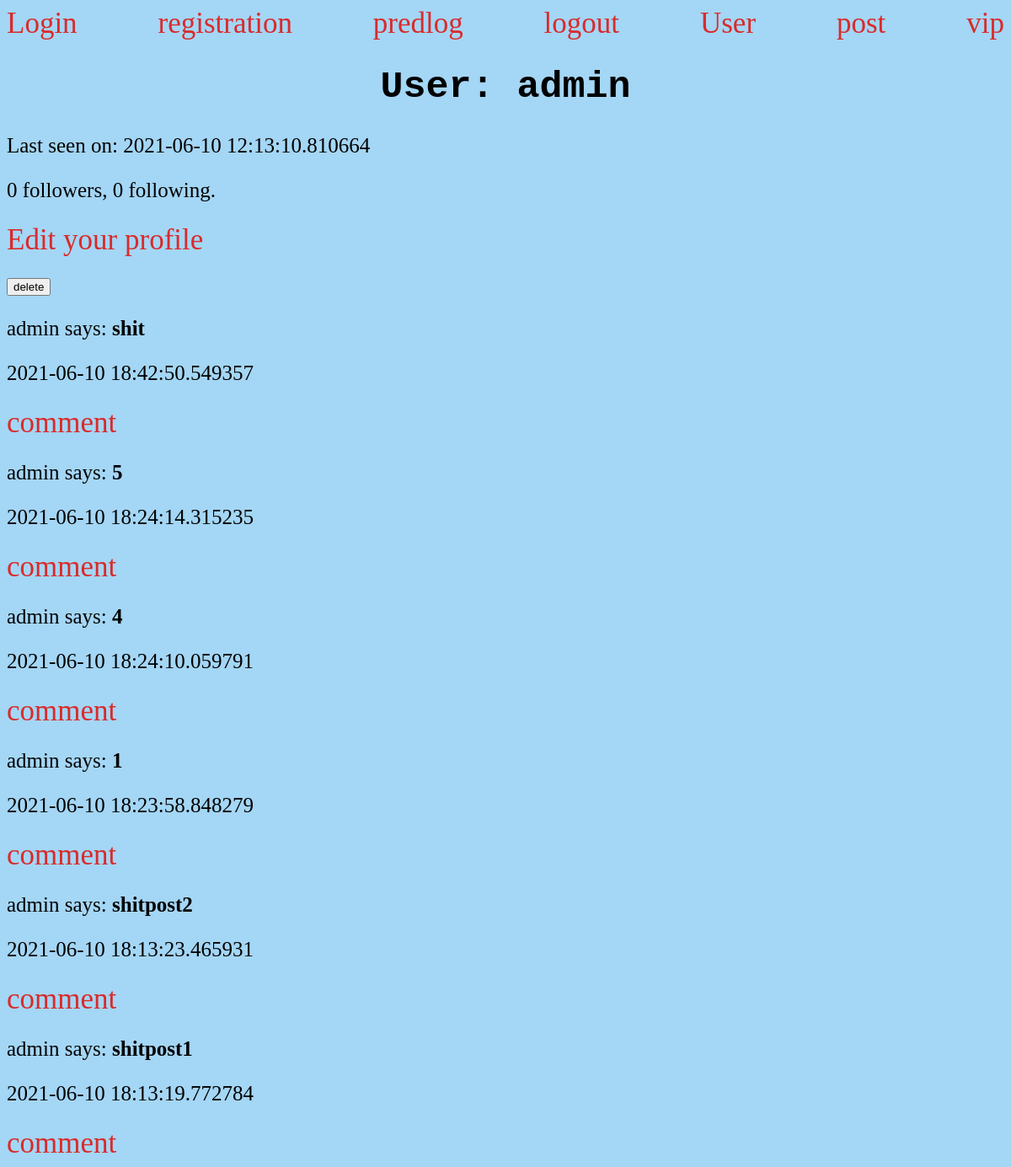
The page /user/admin (signed in) on the database as committed earlier.
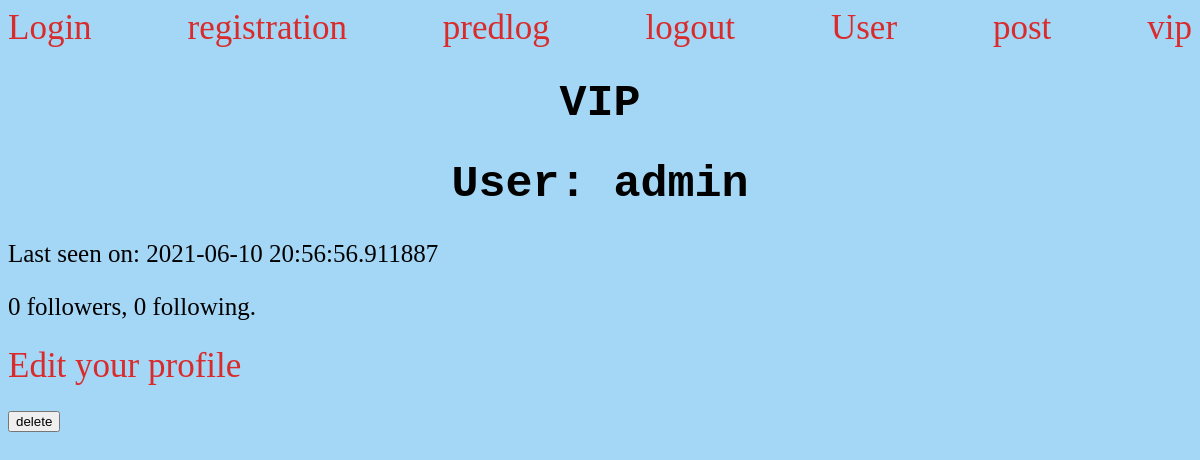
The same page on the database as committed later.
### app/models.py (models this page shows, shortened)
class User(UserMixin,db.Model):
    id = db.Column(db.Integer,primary_key=True)
    username = db.Column(db.String(64),index =True, unique=True)
    email = db.Column(db.String(64), index=True,unique=True)
    password_hash=db.Column(db.String(128))
    last_seen = db.Column(db.DateTime, default=datetime.utcnow)
    vip = db.Column(db.Integer)
    followed = db.relationship(
        'User', secondary=followers,
        primaryjoin=(followers.c.follower_id == id),
        secondaryjoin=(followers.c.followed_id == id),
        backref=db.backref('followers', lazy='dynamic'), lazy='dynamic')

class Post(db.Model):
    id = db.Column(db.Integer, primary_key=True)
    body = db.Column(db.String(140))
    author = db.Column(db.String(140))
    timestamp = db.Column(db.DateTime, index=True, default=datetime.utcnow)
    user_id = db.Column(db.Integer, db.ForeignKey('user.id'))

### app/routes.py (the view, shortened to what this page needs)
@app.route('/user/<username>', methods=['GET','POST'])
@login_required
def user(username):
    delete = deleteForm()
    form=PostForm()
    user=User.query.filter_by(username=username).first_or_404()
    posts = Post.query.order_by(Post.timestamp.desc()).all()
    comments = comm.query.all()
    current_user.body = form.post.data
    return render_template('user.html',user=user,posts=posts,PostForm=PostForm,form=form,delete=delete)

### app/forms.py
class deleteForm(FlaskForm):
    submit = SubmitField('delete')

class PostForm(FlaskForm):
    post = TextAreaField('Post')
    submit = SubmitField('submit')

### app/models.py (called while the page is built)
@login.user_loader
def load_user(id):
    return User.query.get(int(id))

### app/templates/user.html (shortened to what this page needs)
<link rel="stylesheet" type="text/css" href="{{ url_for('static', filename='css/style.css') }}" />
{% block content %}
<link rel="stylesheet" type="text/css" href="{{ url_for('static', filename='css/style.css') }}" />
<div class="header">
    <a href="{{ url_for('login') }}">Login</a>
    <a href="{{ url_for('registration') }} ">registration</a>
    <a href="{{ url_for('predlog') }}"> predlog</a>
    <a href="{{ url_for('logout')}}">logout</a>
    <a href="{{ url_for('user', username=current_user.username)}}">User</a>
    <a href="{{ url_for('post') }}">post</a>
    <a href="{{ url_for('vip') }}">vip</a>
</div>
{% if user.vip == 1 %}
    <h1>VIP</h1>
{% endif %}
<h1> User: {{ user.username }}  </h1>
{% if user.last_seen %}<p>Last seen on: {{ user.last_seen }}</p>{% endif %}
<p>{{ user.followers.count() }} followers, {{ user.followed.count() }} following.</p>
{% if user == current_user %}
<p><a href="{{ url_for('edit_profile') }}">Edit your profile</a></p>
{% elif not current_user.is_following(user) %}
<p><a href="{{ url_for('follow', username=user.username) }}">Follow</a></p>
<p><a href="{{ url_for('unfollow', username=user.username) }}">Unfollow</a></p>
{% endif %}
{% if 'admin' == current_user.username %}
<form action="" method="POST" novalidate>
    <p>
        {{ delete.submit() }}
    </p>
</form>
{% endif %}
{% for post in posts %}
{% if post.author == user.username %}
<p>
{{ post.author }} says: <b>{{ post.body }}</b>
</p>
<p>
    {{ post.timestamp }}
</p>
<a href="{{ url_for('comments', id= post.id  ) }}">comment</a>
{% endif %}
{% endfor %}
{% endblock %}

### app/static/css/style.css (style rules this page uses)
h1 { font-size: 45px; color: #000; font-family: 'Courier New', Courier, monospace; display: flex; justify-content: center; }
a { text-decoration: none; color: #D92B2B; font-size: 35px; }
p { font-size: 25px; color: black; }
.header { display: flex; justify-content: space-between; }

Rows that differ between the two databases and show on the page:
removed Post: author "admin", body "shit", timestamp "2021-06-10 18:42:50.549357"
removed Post: author "admin", body "5", timestamp "2021-06-10 18:24:14.315235"
removed Post: author "admin", body "4", timestamp "2021-06-10 18:24:10.059791"
removed Post: author "admin", body "1", timestamp "2021-06-10 18:23:58.848279"
removed Post: author "admin", body "shitpost2", timestamp "2021-06-10 18:13:23.465931"
removed Post: author "admin", body "shitpost1", timestamp "2021-06-10 18:13:19.772784"
changed User "admin": vip empty → 1 (drawn); last_seen "2021-06-10 12:13:10.810664" → "2021-06-10 20:56:56.911887"
Other text that changed with them:
text now shown: "VIP"
